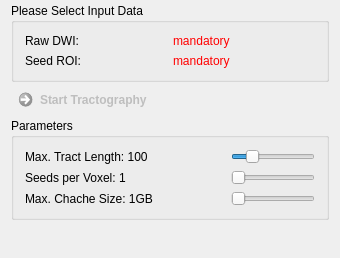
<?xml version="1.0" encoding="UTF-8"?>
<ui version="4.0">
 <class>QmitkStochasticFiberTrackingViewControls</class>
 <widget class="QWidget" name="QmitkStochasticFiberTrackingViewControls">
  <property name="geometry">
   <rect>
    <x>0</x>
    <y>0</y>
    <width>340</width>
    <height>258</height>
   </rect>
  </property>
  <property name="minimumSize">
   <size>
    <width>0</width>
    <height>0</height>
   </size>
  </property>
  <property name="windowTitle">
   <string>QmitkTemplate</string>
  </property>
  <layout class="QGridLayout" name="gridLayout_3">
   <property name="topMargin">
    <number>3</number>
   </property>
   <property name="bottomMargin">
    <number>3</number>
   </property>
   <property name="spacing">
    <number>0</number>
   </property>
   <item row="1" column="0">
    <widget class="QCommandLinkButton" name="commandLinkButton">
     <property name="enabled">
      <bool>false</bool>
     </property>
     <property name="text">
      <string>Start Tractography</string>
     </property>
    </widget>
   </item>
   <item row="7" column="0">
    <spacer name="spacer1">
     <property name="orientation">
      <enum>Qt::Vertical</enum>
     </property>
     <property name="sizeType">
      <enum>QSizePolicy::Expanding</enum>
     </property>
     <property name="sizeHint" stdset="0">
      <size>
       <width>20</width>
       <height>220</height>
      </size>
     </property>
    </spacer>
   </item>
   <item row="5" column="0">
    <widget class="QGroupBox" name="groupBox_2">
     <property name="title">
      <string>Parameters</string>
     </property>
     <layout class="QGridLayout" name="gridLayout_2">
      <item row="0" column="1">
       <widget class="QSlider" name="m_MaxTractLengthSlider">
        <property name="toolTip">
         <string>Maximum tract length in #voxel.</string>
        </property>
        <property name="minimum">
         <number>1</number>
        </property>
        <property name="maximum">
         <number>500</number>
        </property>
        <property name="value">
         <number>100</number>
        </property>
        <property name="orientation">
         <enum>Qt::Horizontal</enum>
        </property>
       </widget>
      </item>
      <item row="0" column="0">
       <widget class="QLabel" name="m_MaxTractLengthLabel">
        <property name="toolTip">
         <string>Maximum tract length in #voxel.</string>
        </property>
        <property name="text">
         <string>Max. Tract Length: 100</string>
        </property>
       </widget>
      </item>
      <item row="1" column="0">
       <widget class="QLabel" name="m_SeedsPerVoxelLabel">
        <property name="toolTip">
         <string>Number of tracts started in each voxel of the seed ROI.</string>
        </property>
        <property name="text">
         <string>Seeds per Voxel: 1</string>
        </property>
       </widget>
      </item>
      <item row="2" column="0">
       <widget class="QLabel" name="m_MaxCacheSizeLabel">
        <property name="toolTip">
         <string>Likelihood cache in Megabytes.</string>
        </property>
        <property name="text">
         <string>Max. Chache Size: 1GB</string>
        </property>
       </widget>
      </item>
      <item row="1" column="1">
       <widget class="QSlider" name="m_SeedsPerVoxelSlider">
        <property name="toolTip">
         <string>Number of tracts started in each voxel of the seed ROI.</string>
        </property>
        <property name="minimum">
         <number>1</number>
        </property>
        <property name="maximum">
         <number>10000</number>
        </property>
        <property name="orientation">
         <enum>Qt::Horizontal</enum>
        </property>
       </widget>
      </item>
      <item row="2" column="1">
       <widget class="QSlider" name="m_MaxCacheSizeSlider">
        <property name="toolTip">
         <string>Likelihood cache in Megabytes.</string>
        </property>
        <property name="minimum">
         <number>1</number>
        </property>
        <property name="maximum">
         <number>10</number>
        </property>
        <property name="value">
         <number>1</number>
        </property>
        <property name="orientation">
         <enum>Qt::Horizontal</enum>
        </property>
       </widget>
      </item>
      <item row="3" column="0">
       <spacer name="horizontalSpacer">
        <property name="orientation">
         <enum>Qt::Horizontal</enum>
        </property>
        <property name="sizeType">
         <enum>QSizePolicy::Fixed</enum>
        </property>
        <property name="sizeHint" stdset="0">
         <size>
          <width>200</width>
          <height>0</height>
         </size>
        </property>
       </spacer>
      </item>
     </layout>
    </widget>
   </item>
   <item row="0" column="0">
    <widget class="QGroupBox" name="m_InputData">
     <property name="title">
      <string>Please Select Input Data</string>
     </property>
     <layout class="QGridLayout" name="gridLayout">
      <item row="0" column="0">
       <widget class="QLabel" name="label_2">
        <property name="text">
         <string>Raw DWI:</string>
        </property>
       </widget>
      </item>
      <item row="0" column="1">
       <widget class="QLabel" name="m_DiffusionImageLabel">
        <property name="text">
         <string>&lt;html&gt;&lt;head/&gt;&lt;body&gt;&lt;p&gt;&lt;span style=&quot; color:#ff0000;&quot;&gt;mandatory&lt;/span&gt;&lt;/p&gt;&lt;/body&gt;&lt;/html&gt;</string>
        </property>
        <property name="wordWrap">
         <bool>true</bool>
        </property>
       </widget>
      </item>
      <item row="1" column="0">
       <widget class="QLabel" name="label_6">
        <property name="text">
         <string>Seed ROI:</string>
        </property>
       </widget>
      </item>
      <item row="1" column="1">
       <widget class="QLabel" name="m_RoiImageLabel">
        <property name="text">
         <string>&lt;html&gt;&lt;head/&gt;&lt;body&gt;&lt;p&gt;&lt;span style=&quot; color:#ff0000;&quot;&gt;mandatory&lt;/span&gt;&lt;/p&gt;&lt;/body&gt;&lt;/html&gt;</string>
        </property>
        <property name="wordWrap">
         <bool>true</bool>
        </property>
       </widget>
      </item>
     </layout>
    </widget>
   </item>
  </layout>
 </widget>
 <layoutdefault spacing="6" margin="11"/>
 <resources/>
 <connections/>
</ui>
